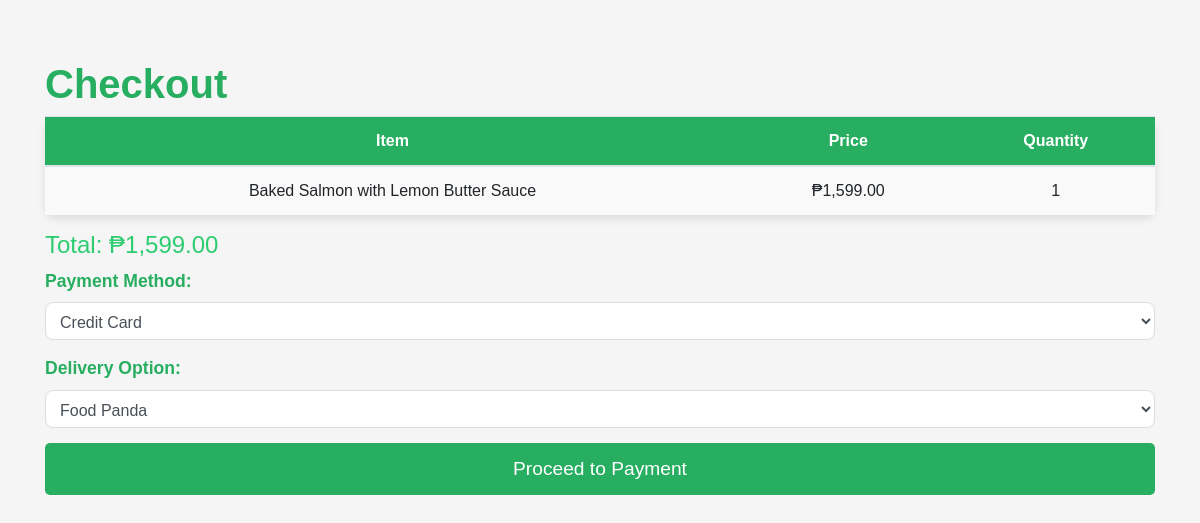
Screenshot of /checkout.php (signed in) with the database file from the repository.
### tables this page shows
CREATE TABLE `cart` (
  `cart_id` int(11) NOT NULL,
  `user_id` int(11) NOT NULL,
  `item_id` int(11) NOT NULL,
  `quantity` int(11) DEFAULT 1
);

CREATE TABLE `menuitems` (
  `item_id` int(11) NOT NULL,
  `name` varchar(100) NOT NULL,
  `price` decimal(10,2) NOT NULL
);

### checkout.php (the view, shortened to what this page needs)
<?php
include('db_connection.php');
$user_id = $_SESSION['user_id'];
$result = $conn->query("SELECT MenuItems.name, MenuItems.price, Cart.quantity
                        FROM Cart JOIN MenuItems ON Cart.item_id = MenuItems.item_id
                        WHERE Cart.user_id = $user_id");
$total_price = 0;
?>
<!DOCTYPE html>
<html lang="en">
<head>
    <link rel="stylesheet" href="https://stackpath.bootstrapcdn.com/bootstrap/4.5.2/css/bootstrap.min.css">
</head>
<body>
    <div class="container">
        <h2>Checkout</h2>
        <table class="table">
            <thead>
                <tr>
                    <th>Item</th>
                    <th>Price</th>
                    <th>Quantity</th>
                </tr>
            </thead>
            <tbody>
                <?php while ($row = $result->fetch_assoc()): ?>
                    <tr>
                        <td><?php echo $row['name']; ?></td>
                        <td>₱<?php echo number_format($row['price'], 2); ?></td>
                        <td><?php echo $row['quantity']; ?></td>
                    </tr>
                    <?php $total_price += $row['price'] * $row['quantity']; ?>
                <?php endwhile; ?>
            </tbody>
        </table>
        <h4>Total: ₱<?php echo number_format($total_price, 2); ?></h4>
        <form action="process_payment.php" method="POST">
            <div class="form-group">
                <label for="payment_method">Payment Method:</label>
                <select name="payment_method" class="form-control">
                    <option value="CreditCard">Credit Card</option>
                </select>
            </div>
            <div class="form-group">
                <label for="delivery_option">Delivery Option:</label>
                <select name="delivery_option" class="form-control">
                    <option value="Food Panda">Food Panda</option>
                </select>
            </div>
            <button type="submit" class="btn-custom">Proceed to Payment</button>
        </form>
    </div>
</body>
</html>

### checkout.php (style rules this page uses)
body { background-color: #f5f5f5; color: #333333; font-family: 'Arial', sans-serif; }
.container { margin-top: 60px; }
h2 { font-size: 2.5rem; font-weight: bold; color: #27ae60; }
h4 { font-size: 1.5rem; color: #2ecc71; }
table { background-color: #ffffff; border-radius: 10px; box-shadow: 0 4px 8px rgba(0, 0, 0, 0.1); margin-bottom: 30px; }
th, td { padding: 15px; text-align: center; font-size: 1rem; }
th { background-color: #27ae60; color: #fff; }
td { background-color: #f9f9f9; }
.form-group { margin-bottom: 15px; }
label { font-size: 1.1rem; color: #27ae60; font-weight: 600; }
.form-control { border-radius: 8px; border: 1px solid #ddd; padding: 10px; font-size: 1rem; }
.btn-custom { background-color: #27ae60; color: white; border: none; font-size: 1.2rem; padding: 12px 20px; border-radius: 5px; width: 100%; }

### rows the page displays
cart: item.name "Baked Salmon with Lemon Butter Sauce", item.price "1,599.00", quantity "1"

### other values shown
$total_price "1,599.00"
